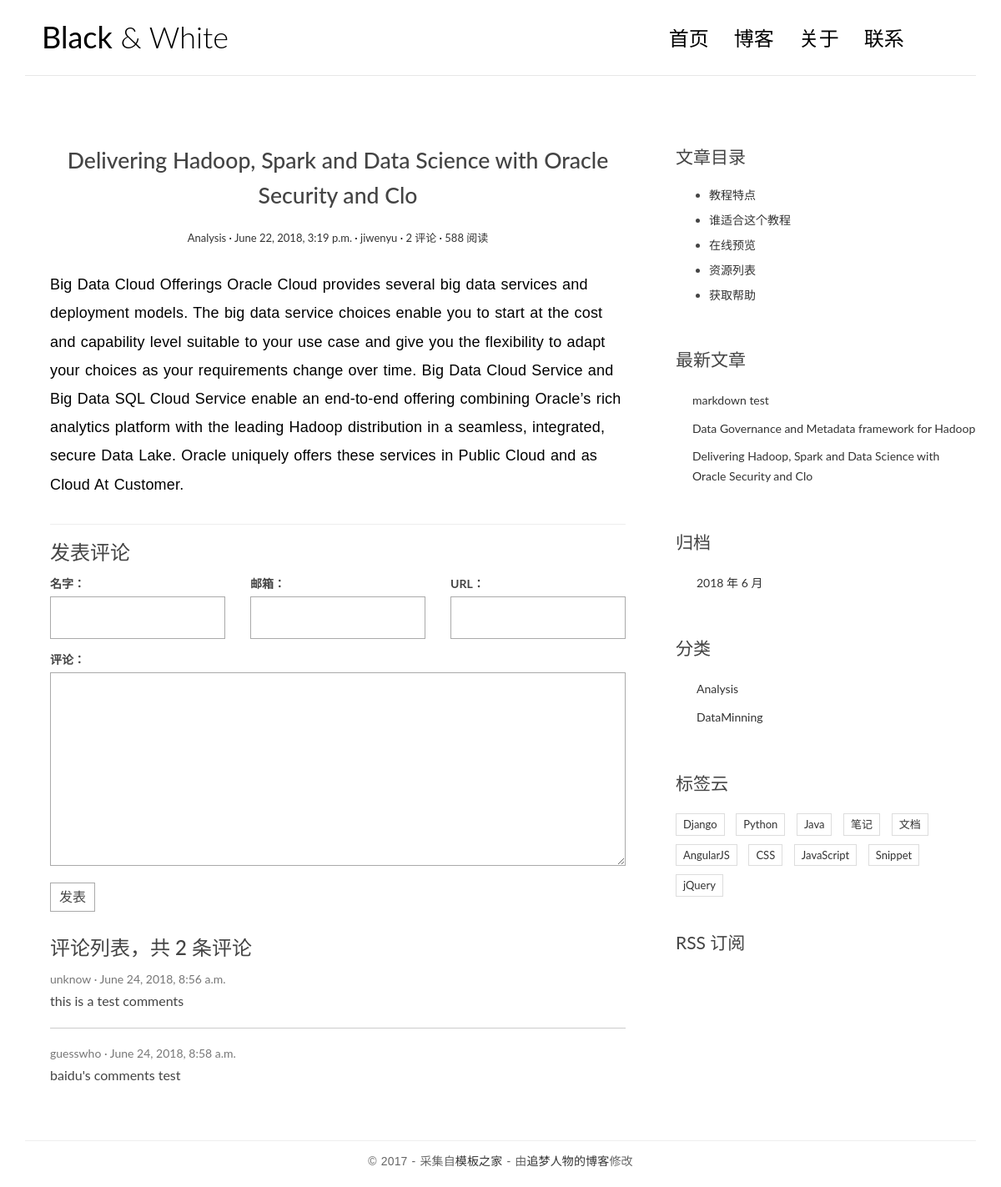
The app's page /post/1/ with its own data.
### blog/models.py (models this page shows, shortened)
@python_2_unicode_compatible
class Post(models.Model):
    title = models.CharField(max_length=70)
    body = models.TextField()
    created_time = models.DateTimeField()
    modified_time = models.DateTimeField()
    excerpt = models.CharField(max_length=200, blank=True)
    category = models.ForeignKey(Category, on_delete=models.CASCADE)
    tags = models.ManyToManyField(Tag, blank=True)
    author = models.ForeignKey(User, on_delete=models.CASCADE)
    def get_absolute_url(self):
        return reverse('blog:detail', kwargs={'pk': self.pk})
    class Meta:
        ordering = ['-created_time']

@python_2_unicode_compatible
class Category(models.Model):
    name = models.CharField(max_length=100)

### comments/models.py (models this page shows, shortened)
@python_2_unicode_compatible
class Comment(models.Model):
    name = models.CharField(max_length=100)
    email = models.EmailField(max_length=255)
    url = models.URLField(blank=True)
    text = models.TextField()
    created_time = models.DateTimeField(auto_now_add=True)
    post = models.ForeignKey('blog.Post', on_delete=models.CASCADE)

### blog/views.py (the view)
# urls.py: url(r'^post/(?P<pk>[0-9]+)/$', views.detail, name='detail'),
def detail(request, pk):
    post = get_object_or_404(Post, pk=pk)
    post.body = markdown.markdown(post.body,
                                  extensions=[
                                      'markdown.extensions.extra',
                                      'markdown.extensions.codehilite',
                                      'markdown.extensions.toc',
                                  ])
    form = CommentForm()
    comment_list = post.comment_set.all()
    context = {'post': post,
               'form': form,
               'comment_list': comment_list
               }
    return render(request, 'blog/detail.html', context=context)

### comments/forms.py
class CommentForm(forms.ModelForm):
    class Meta:
        model = Comment
        fields = ['name', 'email', 'url', 'text']

### blog/templatetags/blog_tags.py (called while the page is built)
@register.simple_tag
def get_recent_posts(num=5):
    return Post.objects.all().order_by('-created_time')[:num]

@register.simple_tag
def archives():
    return Post.objects.dates('created_time', 'month', order='DESC')

@register.simple_tag
def get_categories():
    return Category.objects.all()

### templates/blog/detail.html (shortened to what this page needs)
{% extends 'base.html' %}
{% block main %}
    <article class="post post-{{ post.pk }}">
        <header class="entry-header">
            <h1 class="entry-title">{{ post.title }}</h1>
            <div class="entry-meta">
                <span class="post-category"><a href="#">{{ post.category.name }}</a></span>
                <span class="post-date"><a href="#"><time class="entry-date"
                                                          datetime="{{ post.created_time }}">{{ post.created_time }}</time></a></span>
                <span class="post-author"><a href="#">{{ post.author }}</a></span>
                <span class="comments-link"><a href="#">{{ post.comment_set.count }} 评论</a></span>
                <span class="views-count"><a href="#">588 阅读</a></span>
            </div>
        </header>
        <div class="entry-content clearfix">
            {{ post.body|safe }}
        </div>
    </article>
    <section class="comment-area" id="comment-area">
        <hr>
        <h3>发表评论</h3>
        <form action="{% url 'comments:post_comment' post.pk %}" method="post" class="comment-form">
            <div class="row">
                <div class="col-md-4">
                    <label for="{{ form.name.id_for_label }}">名字：</label>
                    {{ form.name }}
                </div>
                <div class="col-md-4">
                    <label for="{{ form.email.id_for_label }}">邮箱：</label>
                    {{ form.email }}
                </div>
                <div class="col-md-4">
                    <label for="{{ form.url.id_for_label }}">URL：</label>
                    {{ form.url }}
                </div>
                <div class="col-md-12">
                    <label for="{{ form.text.id_for_label }}">评论：</label>
                    {{ form.text }}
                    <button type="submit" class="comment-btn">发表</button>
                </div>
            </div>
        </form>
        <div class="comment-list-panel">
            <h3>评论列表，共 <span>{{ post.comment_set.count }}</span> 条评论</h3>
            <ul class="comment-list list-unstyled">
                {% for comment in comment_list %}
                    <li class="comment-item">
                        <span class="nickname">{{ comment.name }}</span>
                        <time class="submit-date">{{ comment.created_time }}</time>
                        <div class="text">
                            {{ comment.text }}
                        </div>
                    </li>
                {% empty %}
                    暂无评论
                {% endfor %}
            </ul>
        </div>
    </section>
{% endblock main %}
{% block toc %}
    <div class="widget widget-content">
        <h3 class="widget-title">文章目录</h3>
        <ul>
            <li>
                <a href="#">教程特点</a>
            </li>
            <li>
                <a href="#">谁适合这个教程</a>
            </li>
            <li>
                <a href="#">在线预览</a>
            </li>
            <li>
                <a href="#">资源列表</a>
            </li>
            <li>
                <a href="#">获取帮助</a>
            </li>
        </ul>
    </div>
{% endblock toc %}

### templates/base.html (shortened to what this page needs)
{% load staticfiles %}
{% load blog_tags %}
<!DOCTYPE html>
<html>
<head>
    <link rel="stylesheet" href="css/bootstrap.min.css">
    <link rel="stylesheet" href="http://code.ionicframework.com/ionicons/2.0.1/css/ionicons.min.css">
    <link rel="stylesheet" href="{% static 'blog/css/bootstrap.min.css' %}">
    <link rel="stylesheet" href="{% static 'blog/css/pace.css' %}">
    <link rel="stylesheet" href="{% static 'blog/css/custom.css' %}">
    <link rel="stylesheet" href="{% static 'blog/css/highlights/github.css' %}">
</head>
<body>
<div class="container">
    <header id="site-header">
        <div class="row">
            <div class="col-md-4 col-sm-5 col-xs-8">
                <div class="logo">
                    <h1><a href="{% url 'blog:index' %}"><b>Black</b> &amp; White</a></h1>
                </div>
            </div>
            <div class="col-md-8 col-sm-7 col-xs-4">
                <nav class="main-nav" role="navigation">
                    <div class="collapse navbar-collapse" id="bs-example-navbar-collapse-1">
                        <ul class="nav navbar-nav navbar-right">
                            <li class="cl-effect-11"><a href="{% url 'blog:index' %}" data-hover="首页">首页</a></li>
                            <li class="cl-effect-11"><a href="full-width.html" data-hover="博客">博客</a></li>
                            <li class="cl-effect-11"><a href="about.html" data-hover="关于">关于</a></li>
                            <li class="cl-effect-11"><a href="contact.html" data-hover="联系">联系</a></li>
                        </ul>
                    </div>
                </nav>
            </div>
        </div>
    </header>
</div>
<div class="content-body">
    <div class="container">
        <div class="row">
            <main class="col-md-8">
                {% block main %}
                {% endblock main %}
            </main>
            <aside class="col-md-4">
                {% block toc %}
                {% endblock toc %}
                <div class="widget widget-recent-posts">
                    <h3 class="widget-title">最新文章</h3>
                    {% get_recent_posts as recent_post_list %}
                    <ul>
                        {% for post in recent_post_list %}
                            <li>
                                <a href="{{ post.get_absolute_url }}">{{ post.title }}</a>
                            </li>
                        {% empty %}
                            暂无文章！
                        {% endfor %}
                    </ul>
                </div>
                <div class="widget widget-archives">
                    <h3 class="widget-title">归档</h3>
                    {% archives as date_list %}
                    <ul>
                        {% for date in date_list %}
                            <li>
                                <a href="{% url 'blog:archives' date.year date.month %}">
                                    {{ date.year }} 年 {{ date.month }} 月
                                </a>
                            </li>
                        {% empty %}
                            暂无归档！
                        {% endfor %}
                    </ul>
                </div>
                <div class="widget widget-category">
                    <h3 class="widget-title">分类</h3>
                    {% get_categories as category_list %}
                    <ul>
                        {% for category in category_list %}
                            <li>
                                <a href="{% url 'blog:category' category.pk %}">{{ category.name }}</a>
                            </li>
                        {% empty %}
                            暂无分类！
                        {% endfor %}
                    </ul>
                </div>
                <div class="widget widget-tag-cloud">
                    <h3 class="widget-title">标签云</h3>
                    <ul>
                        <li>
                            <a href="#">Django</a>
                        </li>
                        <li>
                            <a href="#">Python</a>
                        </li>
                        <li>
                            <a href="#">Java</a>
                        </li>
                        <li>
                            <a href="#">笔记</a>
                        </li>
                        <li>
                            <a href="#">文档</a>
                        </li>
                        <li>
                            <a href="#">AngularJS</a>
                        </li>
                        <li>
                            <a href="#">CSS</a>
                        </li>
                        <li>
                            <a href="#">JavaScript</a>
                        </li>
                        <li>
                            <a href="#">Snippet</a>
                        </li>
                        <li>
                            <a href="#">jQuery</a>
                        </li>
                    </ul>
                </div>
                <div class="rss">
                    <a href=""> RSS 订阅</a>
                </div>
            </aside>
        </div>
    </div>
</div>
<footer id="site-footer">
    <div class="container">
        <div class="row">
            <div class="col-md-12">
                <p class="copyright">&copy 2017 - 采集自<a href="http://www.cssmoban.com/"
                                                        target="_blank" title="模板之家">模板之家</a>
                    - 由<a href="http://zmrenwu.com/" title="网页模板" target="_blank">追梦人物的博客</a>修改
                </p>
            </div>
        </div>
    </div>
</footer>
</body>
</html>

### blog/static/blog/css/custom.css (style rules this page uses)
* { outline: none; }
h1, h2, h3, h4, h5, h6 { margin-top: 0; }
b { font-weight: 400; }
a { color: #333; }
body { color: #444; font-family: 'Lato', sans-serif; }
p { font-family: 'Ubuntu', sans-serif; font-weight: 400; word-spacing: 1px; letter-spacing: 0.01em; }
#site-header { background-color: #FFF; padding: 25px 20px; margin-bottom: 40px; border-bottom: 1px solid #e7e7e7; }
.logo h1 a { color: #000; }
.logo h1 { margin: 0; font-family: 'Lato', sans-serif; font-weight: 300; }
.main-nav { margin-top: 11px; max-width: 95%; }
.main-nav a { color: #000000 !important; padding: 0 0 5px 0 !important; margin-right: 30px; font-family: 'Lato', sans-serif; font-weight: 300; font-size: 24px; }
.cl-effect-11 a { padding: 10px 0; color: #0972b4; text-shadow: none; }
.cl-effect-11 a::before { position: absolute; top: 0; left: 0; overflow: hidden; padding: 0 0 5px 0 !important; max-width: 0; border-bottom: 1px solid #000; color: #000; content: attr(data-hover); white-space: nowrap; -webkit-transition: max-width 0.5s; -moz-transition: max-width 0.5s; transition: max-width 0.5s; }
.content-body { padding-bottom: 4em; }
.post { background: #fff; padding: 30px 30px 0; }
.entry-title { text-align: center; font-size: 1.9em; margin-bottom: 20px; line-height: 1.6; padding: 10px 20px 0; }
.entry-meta { text-align: center; color: #DDDDDD; font-size: 13px; margin-bottom: 30px; }
.entry-content { font-size: 18px; line-height: 1.9; font-weight: 300; color: #000; }
.post-category::after, .post-date::after, .post-author::after, .comments-link::after { content: ' ·'; color: #000; }
.widget { background: #fff; padding: 30px 0 0; }
.widget-title { font-size: 1.5em; margin-bottom: 20px; line-height: 1.6; padding: 10px 0 0; font-weight: 400; }
.widget-recent-posts ul { padding: 0; margin: 0; padding-left: 20px; }
.widget-recent-posts ul li { list-style-type: none; position: relative; line-height: 170%; margin-bottom: 10px; }
.widget-recent-posts ul li::before { content: '\f3d3'; font-family: "Ionicons"; position: absolute; left: -17px; top: 3px; font-size: 16px; color: #000; }
.widget-archives ul { padding: 0; margin: 0; padding-left: 25px; }
.widget-archives ul li { list-style-type: none; position: relative; line-height: 170%; margin-bottom: 10px; }
.widget-archives ul li::before { content: '\f3f3'; font-family: "Ionicons"; position: absolute; left: -25px; top: 1px; font-size: 16px; color: #000; }
.widget-category ul { padding: 0; margin: 0; padding-left: 25px; }
.widget-category ul li { list-style-type: none; position: relative; line-height: 170%; margin-bottom: 10px; }
.widget-category ul li::before { content: '\f3fe'; font-family: "Ionicons"; position: absolute; left: -25px; top: 1px; font-size: 18px; color: #000; }
.widget-tag-cloud ul { padding: 0; margin: 0; margin-right: -10px; }
.widget-tag-cloud ul li { list-style-type: none; font-size: 13px; display: inline-block; margin-right: 10px; margin-bottom: 10px; padding: 3px 8px; border: 1px solid #ddd; }
.widget-content ul li { margin-bottom: 10px; }
.rss { font-size: 21px; margin-top: 30px; }
.rss a { color: #444; }
#site-footer { padding-top: 10px; padding: 0 0 1.5em 0; }
.copyright { text-align: center; padding-top: 1em; margin: 0; border-top: 1px solid #eee; color: #666; }
.contact-form input, .comment-form input { border: 1px solid #aaa; margin-bottom: 15px; width: 100%; padding: 15px 15px; font-size: 16px; line-height: 100%; transition: 0.4s border-color linear; }
.contact-form textarea, .comment-form textarea { border: 1px solid #aaa; margin-bottom: 15px; width: 100%; padding: 15px 15px; font-size: 16px; line-height: 20px !important; min-height: 183px; transition: 0.4s border-color linear; }
.comment-area { padding: 0 30px 0; }
.comment-form { margin-top: 15px; }
.comment-form .comment-btn { background-color: #fff; border: 1px solid #aaa; font-size: 16px; padding: 5px 10px; }
.comment-list-panel { margin-top: 30px; }
.comment-list { margin-top: 15px; }
.comment-item:not(:last-child) { border-bottom: 1px #ccc solid; margin-bottom: 20px; padding-bottom: 20px; }
.comment-item .nickname, .comment-item .submit-date { color: #777; font-size: 14px; }
.comment-item .nickname:after { content: ' ·'; }
.comment-item .text { padding-top: 5px; font-size: 16px; }

### records on screen
Post: title "Delivering Hadoop, Spark and Data Science with Oracle Security and Clo", category.name "Analysis", created_time "June 22, 2018, 3:19 p.m.", author "jiwenyu", comment_set.count "2", body "Big Data Cloud Offerings Oracle Cloud provides several big data services and deployment models. The big data service choices enable you to start at the cost and capability level suitable to your use case and give you the flexibility to adapt your choices as your requirements change over time. Big Data Cloud Service and Big Data SQL Cloud Service enable an end-to-end offering combining Oracle’s rich analytics platform with the leading Hadoop distribution in a seamless, integrated, secure Data Lake. Oracle uniquely offers these services in Public Cloud and as Cloud At Customer."
Comment: name "unknow", created_time "June 24, 2018, 8:56 a.m.", text "this is a test comments"
Comment: name "guesswho", created_time "June 24, 2018, 8:58 a.m.", text "baidu's comments test"
Post: title "markdown test"
Post: title "Data Governance and Metadata framework for Hadoop"
Category: name "Analysis"
Category: name "DataMinning"

### other values on screen
{{ date.year }} "2018"
{{ date.month }} "6"
